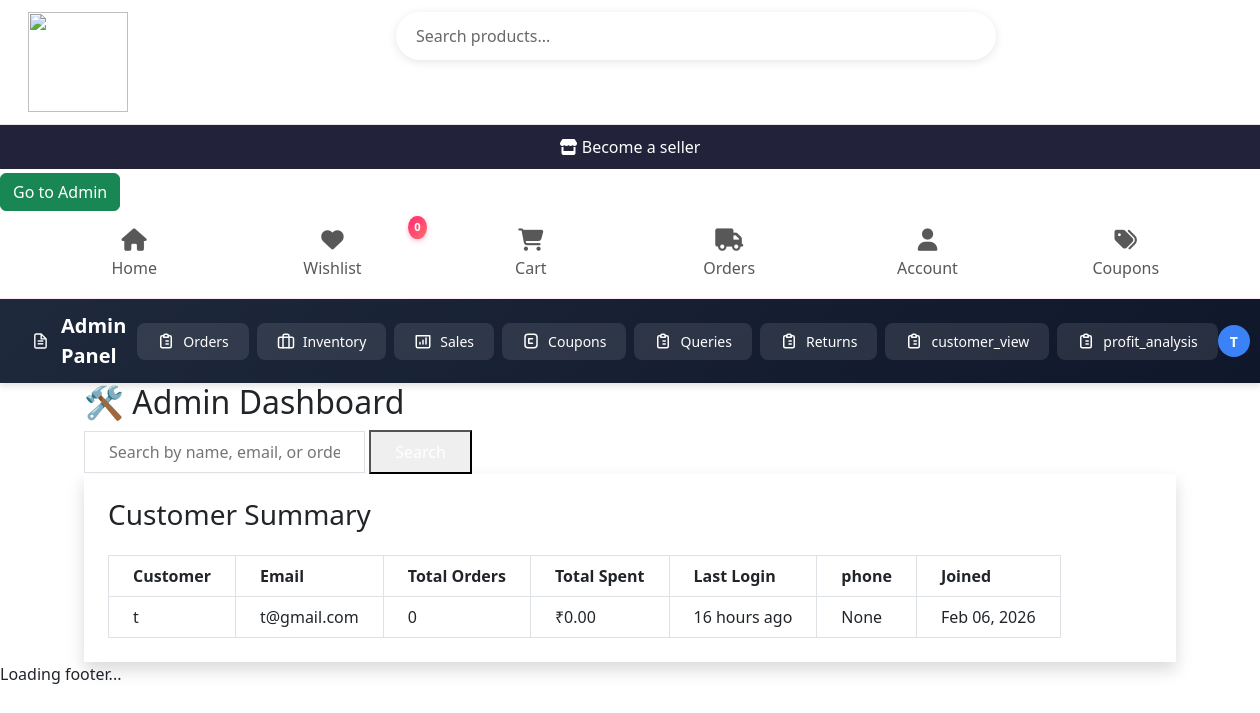
Screenshot of /accounts/admin-dashboard/ (signed in) with the database file from the repository.
### accounts/models.py (models this page shows, shortened)
class Customer(AbstractUser):
    email = models.EmailField(unique=True)
    phone_number = models.CharField(max_length=15, blank=True, null=True)
    otp = models.CharField(max_length=6, blank=True, null=True)
    is_verified = models.BooleanField(default=False)

### accounts/views.py (the view)
# urls.py: path('admin-dashboard/', views.custom_admin_dashboard, name='admin_dashboard'),
@user_passes_test(lambda u: u.is_superuser)
def custom_admin_dashboard(request):
    query = request.GET.get('q', '').strip()
    customers = Customer.objects.all()
    customers = customers.filter(
    Q(username__icontains=query) |
    Q(email__icontains=query) |
    Q(phone_number__icontains=query) |
    Q(orders__id__icontains=query)
).distinct()
    customer_data = []
    for customer in customers:
        orders = Order.objects.filter(user=customer)
        total_orders = orders.count()
        total_spent = sum(order.total_amount for order in orders)
        customer_data.append({
            'customer': customer,
            'total_orders': total_orders,
            'total_spent': total_spent,
            'last_login': customer.last_login,
            'joined': customer.date_joined,
        })
    return render(request, 'admin/admin_dashboard.html', {
        'customer_data': customer_data,
        'query': query,
    })

### basicinfo/context_processors.py (called while the page is built)
def basicinfo_context(request):
    basicinfo = NavImage.objects.first()
    nav_image_url = basicinfo.logo_image.url if basicinfo and basicinfo.logo_image else ''
    return {
        'nav_image': nav_image_url,
        'basicinfo': basicinfo,  # optional full object for other fields
    }

### wishlist/context_processors.py (called while the page is built)
def wishlist_count(request):
    if request.user.is_authenticated:
        return {'wishlist_count': Wishlist.objects.filter(user=request.user).count()}
    return {'wishlist_count': 0}

### templates/admin/admin_dashboard.html
{% extends "base.html" %}
{% load humanize %}
{% block content %}
<div class="container mx-auto px-4 py-6">
  <h2 class="text-3xl font-bold text-gray-800 mb-6">🛠 Admin Dashboard</h2>
  <form method="get" class="mb-6 flex items-center">
    <input type="text" name="q" placeholder="Search by name, email, or order ID"
      value="{{ query }}" class="w-full md:w-1/3 px-4 py-2 border rounded-l-md focus:outline-none focus:ring-2 focus:ring-blue-500">
    <button type="submit"
      class="bg-blue-600 text-white px-4 py-2 rounded-r-md hover:bg-blue-700">Search</button>
  </form>
  <div class="bg-white shadow rounded-lg p-4 overflow-x-auto">
    <h3 class="text-xl font-semibold mb-4">Customer Summary</h3>
    <table class="table-auto w-full text-sm border-collapse border border-gray-200">
      <thead class="bg-gray-100 text-gray-600">
        <tr>
          <th class="px-4 py-2 border">Customer</th>
          <th class="px-4 py-2 border">Email</th>
          <th class="px-4 py-2 border">Total Orders</th>
          <th class="px-4 py-2 border">Total Spent</th>
          <th class="px-4 py-2 border">Last Login</th>
          <th class="px-4 py-2 border">phone </th>
          <th class="px-4 py-2 border">Joined</th>
        </tr>
      </thead>
      <tbody>
        {% for data in customer_data %}
        <tr class="text-gray-800 hover:bg-gray-50">
          <td class="px-4 py-2 border font-medium">{{ data.customer.username }}</td>
          <td class="px-4 py-2 border">{{ data.customer.email }}</td>
          <td class="px-4 py-2 border">{{ data.total_orders }}</td>
          <td class="px-4 py-2 border">₹{{ data.total_spent|floatformat:2|intcomma }}</td>
          <td class="px-4 py-2 border">{{ data.last_login|naturaltime }}</td>
          <td class="px-4 py-2 border">{{ data.customer.phone_number }}</td>
          <td class="px-4 py-2 border">{{ data.joined|date:"M d, Y" }}</td>
        </tr>
        {% empty %}
        <tr>
          <td colspan="6" class="text-center py-4 text-gray-500">No matching records found.</td>
        </tr>
        {% endfor %}
      </tbody>
    </table>
  </div>
</div>
{% endblock %}

### templates/partials/nav.html (shortened to what this page needs)
{% load static %}
<!DOCTYPE html>
<html lang="en">
<head>
    <link rel="stylesheet" href="https://cdnjs.cloudflare.com/ajax/libs/font-awesome/6.4.0/css/all.min.css">
     <link href="https://cdn.jsdelivr.net/npm/bootstrap@5.3.0/dist/css/bootstrap.min.css" rel="stylesheet">
</head>
<body>
    <div class="ybz-search-bar">
        <div class="logodata">
            {% if nav_image %}
                <img src="{{ nav_image }}" alt="{{ site_name }}" class="logo-img">
            {% else %}
                <img src="{% static 'images/default-logo.png' %}" alt="{{ site_name }}" class="logo-img">
            {% endif %}
        </div>
        <div class="ybz-search-container">
            <input type="text" id="ybz-search-input" placeholder="Search products..." autocomplete="off">
        </div>
    </div>
<div style="display: grid; grid-template-columns: 1fr ; margin-bottom: 4px;     background-color: #22223b;
 text-align: center; color:#fff;">     <a href="{% url 'seller:mainpage' %}"  style=" color:#fff;padding: 10px 15px; border: none; border-radius: 0%; text-decoration: none;"> <i class="fas fa-store"></i> Become a seller</a>
</div>
  {% if request.user.is_authenticated and request.user.is_staff %}
<button onclick="window.location.href='/admin/'"  class="btn btn-success">Go to Admin</button>
{% endif %}
    <nav class="ybz-nav-bar">
        <div class="ybz-nav-container">
            <a href="/" class="ybz-nav-item ybz-active">
                <i class="fas fa-home"></i>
                <span>Home</span>
            </a>
            <a href="{% url 'wishlist:view_wishlist' %}" class="ybz-nav-item">
                <span class="ybz-badge">{{ wishlist_count }}</span>
                <i class="fas fa-heart"></i>
                <span>Wishlist</span>
            </a>
            <a href="{% url 'view_cart' %}" class="ybz-nav-item">
                <i class="fas fa-shopping-cart"></i>
                <span>Cart</span>
            </a>
             <a href="{% url 'track_order' %}" class="ybz-nav-item">
                <i class="fas fa-truck"></i>
                <span>Orders</span>
            </a>
            <a href="{% url 'view_profile' %}" class="ybz-nav-item">
                <i class="fas fa-user"></i>
                <span>Account</span>
            </a>
            <a href="{% url 'my_coupons' %}" class="ybz-nav-item">
                <i class="fas fa-tags"></i>
                <span>Coupons</span>
            </a>
        </div>
    </nav>
{% if request.user.is_authenticated and request.user.is_staff %}
<nav class="qwe-navbar-container" style="background: linear-gradient(135deg, #1e293b 0%, #0f172a 100%); padding: 0.75rem 2rem; box-shadow: 0 4px 6px rgba(0,0,0,0.1);">
    <div class="qwe-navbar-inner" >
        <div class="qwe-navbar-brand" style="display: flex; align-items: center; gap: 0.75rem;">
            <span class="qwe-navbar-title" style="color: white; font-weight: 600; font-size: 1.25rem;">Admin Panel</span>
        </div>
        <div class="qwe-navbar-links" >
            <a href="{% url 'order_list' %}" class="qwe-navbar-btn" style="padding: 0.5rem 1.25rem; background: rgba(255,255,255,0.1); color: white; border-radius: 0.5rem; font-size: 0.875rem; font-weight: 500; text-decoration: none; transition: all 0.2s; display: flex; align-items: center; gap: 0.5rem;">
                Orders
            </a>
            <a href="{% url 'product:variant_stock_list'%}" class="qwe-navbar-btn " style="padding: 0.5rem 1.25rem; background: rgba(255,255,255,0.1);  color: white; border-radius: 0.5rem; font-size: 0.875rem; font-weight: 500; text-decoration: none; transition: all 0.2s; display: flex; align-items: center; gap: 0.5rem;">
                Inventory
            </a>
            <a href="{% url 'basicinfo:sales_dashboard' %}" class="qwe-navbar-btn" style="padding: 0.5rem 1.25rem; background: rgba(255,255,255,0.1); color: white; border-radius: 0.5rem; font-size: 0.875rem; font-weight: 500; text-decoration: none; transition: all 0.2s; display: flex; align-items: center; gap: 0.5rem;">
                <svg width="18" height="18" viewBox="0 0 24 24" fill="none" xmlns="http://www.w3.org/2000/svg">
                    <path d="M16 8V16M12 11V16M8 14V16M3 5H21V19C21 20.1046 20.1046 21 19 21H5C3.89543 21 3 20.1046 3 19V5Z" stroke="currentColor" stroke-width="2" stroke-linecap="round" stroke-linejoin="round"/>
                </svg>
                Sales
            </a>
            <a href="{% url 'coupon_analytics' %}" class="qwe-navbar-btn" style="padding: 0.5rem 1.25rem; background: rgba(255,255,255,0.1); color: white; border-radius: 0.5rem; font-size: 0.875rem; font-weight: 500; text-decoration: none; transition: all 0.2s; display: flex; align-items: center; gap: 0.5rem;">
                Coupons
            </a>
            <a href="{% url 'basicinfo:contact_query_list' %}" class="qwe-navbar-btn" style="padding: 0.5rem 1.25rem; background: rgba(255,255,255,0.1); color: white; border-radius: 0.5rem; font-size: 0.875rem; font-weight: 500; text-decoration: none; transition: all 0.2s; display: flex; align-items: center; gap: 0.5rem;">
                Queries
            </a>
            <a href="{% url 'admin_return_requests' %}" class="qwe-navbar-btn" style="padding: 0.5rem 1.25rem; background: rgba(255,255,255,0.1); color: white; border-radius: 0.5rem; font-size: 0.875rem; font-weight: 500; text-decoration: none; transition: all 0.2s; display: flex; align-items: center; gap: 0.5rem;">
                Returns
            </a>
            <a href="{% url 'admin_dashboard' %}" class="qwe-navbar-btn" style="padding: 0.5rem 1.25rem; background: rgba(255,255,255,0.1); color: white; border-radius: 0.5rem; font-size: 0.875rem; font-weight: 500; text-decoration: none; transition: all 0.2s; display: flex; align-items: center; gap: 0.5rem;">
                customer_view
            </a>
            <a href="{% url 'basicinfo:profit_analysis' %}" class="qwe-navbar-btn" style="padding: 0.5rem 1.25rem; background: rgba(255,255,255,0.1); color: white; border-radius: 0.5rem; font-size: 0.875rem; font-weight: 500; text-decoration: none; transition: all 0.2s; display: flex; align-items: center; gap: 0.5rem;">
                profit_analysis
            </a>
        </div>
        <div class="qwe-navbar-user" style="display: flex; align-items: center; gap: 0.75rem;">
            <div class="qwe-navbar-avatar" style="width: 32px; height: 32px; border-radius: 50%; background: #3b82f6; display: flex; align-items: center; justify-content: center; color: white; font-weight: 600; font-size: 0.875rem;">
                {{ request.user.username|first|upper }}
            </div>
        </div>
    </div>
</nav>
{% endif %}
</body>
</html>

### static/css/base.css (style rules this page uses)
:root { --primary: #4361ee; --primary-light: #5e72e4; --secondary: #3f37c9; --accent: #f72585; --accent-light: #ff6b9e; --light: #f8f9fa; --dark: #212529; --dark-light: #343a40; --success: #4cc9f0; --warning: #f8961e; --danger: #ef233c; --info: #4895ef; --gray: #6c757d; --light-gray: #e9ecef; --shadow-sm: 0 1px 3px rgba(0,0,0,0.12), 0 1px 2px rgba(0,0,0,0.24); --shadow-md: 0 4px 6px rgba(0,0,0,0.1), 0 1px 3px rgba(0,0,0,0.08); --shadow-lg: 0 10px 25px rgba(0,0,0,0.1), 0 5px 10px rgba(0,0,0,0.05); --shadow-xl: 0 20px 40px rgba(0,0,0,0.15), 0 10px 10px rgba(0,0,0,0.05); --transition: all 0.3s cubic-bezier(0.25, 0.8, 0.25, 1); --transition-fast: all 0.15s ease-in-out; }
a { text-decoration: none; }

### static/css/footer.css (style rules this page uses)
a,li { text-decoration: none; color: inherit; transition: var(--transition); }

### templates/partials/nav.html (style rules this page uses)
* { margin: 0; padding: 0; box-sizing: border-box; }
.ybz-search-bar { position: sticky; top: 0; gap: 1rem; background: rgba(255,255,255,0.9); padding: 12px; z-index: 101; display: flex; justify-content: space-evenly; width: 100%; backdrop-filter: blur(10px); border-bottom: 1px solid rgba(0,0,0,0.1); }
.ybz-search-container { position: relative; max-width: 600px; margin: 0 auto; width: 90%; }
#ybz-search-input { width: 100%; padding: 12px 20px; border: none; border-radius: 30px; background: #fff; color: rgba(3, 3, 3, 0.8); font-size: 1rem; box-shadow: 0 2px 10px rgba(0,0,0,0.1); transition: all 0.3s ease; }
#ybz-search-input::placeholder { color: rgba(3, 3, 3, 0.6); }
.ybz-nav-bar { position: sticky; top: 68px; background:#fff; z-index: 100; border-bottom: 1px solid rgba(255,45,117,0.1); width: 100%; }
.ybz-nav-container { display: flex; max-width: 1200px; margin: 0 auto; justify-content: space-around; padding: 10px 5px; width: 100%; }
.ybz-nav-item { display: flex; flex-direction: column; align-items: center; color: rgba(18, 17, 17, 0.7); text-decoration: none; padding: 8px 10px; position: relative; transition: all 0.3s cubic-bezier(0.175, 0.885, 0.32, 1.275); flex: 1; min-width: 0; text-align: center; }
.ybz-nav-item i { font-size: 1.4rem; margin-bottom: 5px; transition: all 0.3s ease; }
.ybz-nav-item::after { content: ''; position: absolute; bottom: 0; left: 50%; transform: translateX(-50%); width: 0; height: 3px; background: linear-gradient(90deg, #00f7ff, #9d4dff); border-radius: 3px; transition: width 0.3s ease; }
.ybz-badge { position: absolute; top: -5px; right: 5px; background: linear-gradient(135deg, #ff2d75, #ff6b6b); color: white; font-size: 0.7rem; padding: 3px 6px; border-radius: 50%; font-weight: bold; box-shadow: 0 2px 5px rgba(255,45,117,0.3); }
.logo-img { height: 100px; width: 100px; object-fit: contain; }
.qwe-navbar-inner { max-width: 1200px; margin: 0 auto; display: flex; align-items: center; }
.qwe-navbar-avatar { transition: all 0.2s; }
.qwe-navbar-btn { animation: qwe-navbar-fadein 0.3s ease-out forwards; }
.qwe-navbar-btn:nth-child(1) { animation-delay: 0.1s; }
.qwe-navbar-btn:nth-child(2) { animation-delay: 0.2s; }
.qwe-navbar-btn:nth-child(3) { animation-delay: 0.3s; }
.qwe-navbar-btn:nth-child(4) { animation-delay: 0.4s; }
@media (min-width: 980px) { .qwe-navbar-links { display: flex; gap: 0.5rem; } }

### rows the page displays
Customer: user.username|first "T", customer.username "t", customer.email "t@gmail.com", total_orders "0", total_spent "0.00", last_login "16 hours ago", customer.phone_number "None", joined "Feb 06, 2026"

### other values shown
{{ wishlist_count }} "0"
